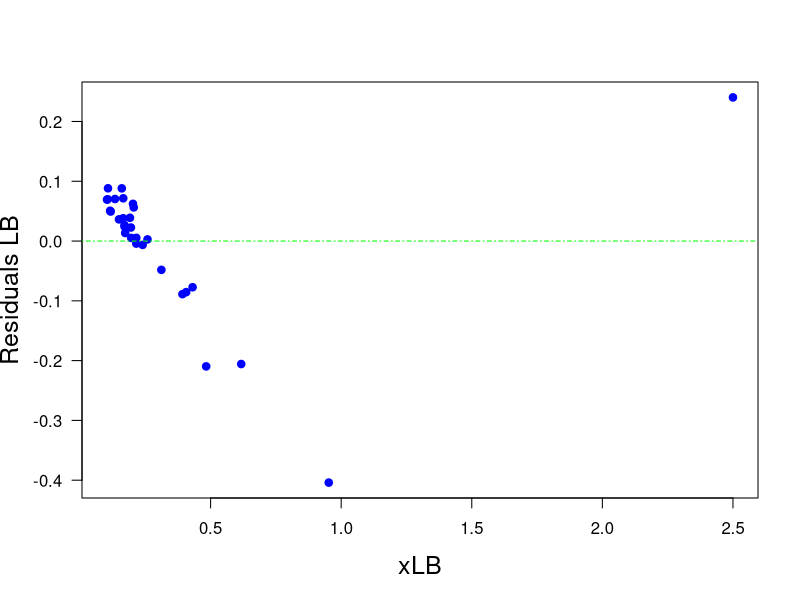

The R source for this figure:
print('file: MM-LB1res.R')
# Michaelis-Menten: esimate parameters using Lineweaver-Burk transformation
# data: I
x = c(0.40, 1.05, 1.62, 2.07, 2.32, 2.46, 2.55, 3.21, 3.87, 4.17, 4.64, 4.64, 
      4.86, 4.93, 5.10, 5.13,5.23, 5.78, 5.86, 5.87, 6.04, 6.05, 6.25, 6.70, 
      7.46, 8.51, 8.68, 9.33, 9.44, 9.66)
y = c(0.36, 1.54, 1.90, 2.54, 2.10, 2.25, 2.34, 2.56, 2.56, 2.75, 2.92, 2.84,
      2.54, 2.52, 3.00, 2.86,2.76, 3.13, 3.05, 3.03, 2.70, 2.97, 2.62, 3.13, 
      2.95, 3.31, 3.32, 3.02, 3.21, 3.24)
n = length(x); print(c(n,'n sample size'))
alpha = 4 # true Vmax
beta  = 2 # true half-saturation constant K
# print(c(alpha,beta,'alpha = Vmax, beta = K'))
# ---------------------------------------------------
print('(3) Lineweaver-Burk transformation:')
print('(3a) apply Lineweaver-Burk transformation:')
gamma = 1/alpha; print(c(gamma,'gamma   true y-intercept')) 
delta = beta/alpha; print(c(delta,'delta   true slope'))
xLB = 1/x; yLB = 1/y # Lineweaver-Burk transformation
# ---------------------------------------------------
# (3b) OLS of transformed data: apply lm()
LBs = summary(lm(yLB ~ xLB))
cEst = LBs$coefficients[1]; dEst = LBs$coefficients[2]
ucEst = LBs$coefficients[3]; udEst = LBs$coefficients[4]
print(c('cEst = ',round(cEst,3),'+-',round(ucEst,3)))
print(c('dEst = ',round(dEst,3),'+-',round(udEst,3)))
resLB = LBs$residuals
# ------------------------------------------------------------------
sflag = 14
if (sflag == 14) {
  # png('MichaelisResLB210228.png',width=16,height=12,units='cm',res=300)
  plot(xLB,resLB,type='p',lwd=4,col='blue',xlab='xLB',ylab='Residuals LB',las=1,
       cex=0.6,cex.lab=1.5)
  abline(h=0,col='green',lty=4)
  # dev.off()
}
